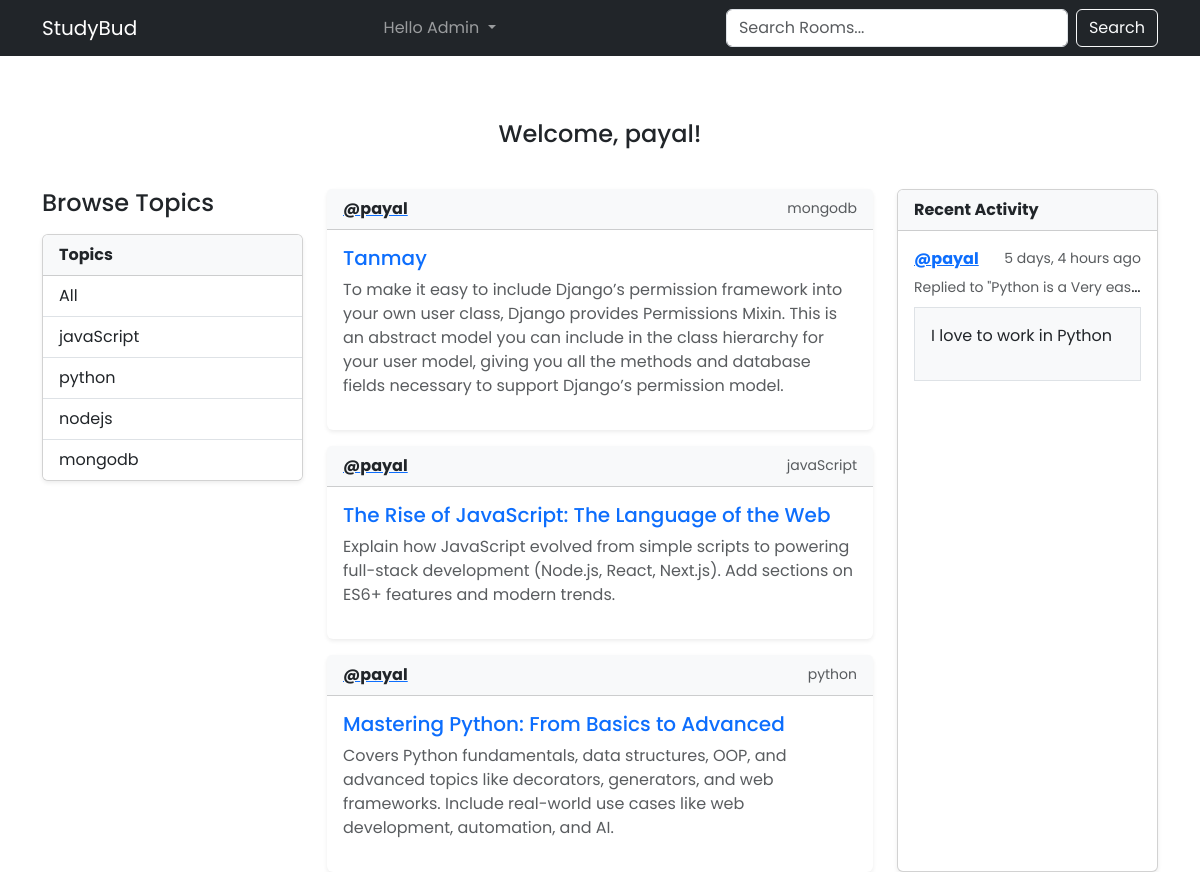
The app's page /profile/3/ (signed in) with its own data.
### base/models.py (models this page shows, shortened)
class Topic(models.Model):
    name = models.CharField(max_length=200)

class Room(models.Model):
    host = models.ForeignKey(User, on_delete=models.SET_NULL, null=True)
    topic = models.ForeignKey(Topic, on_delete=models.SET_NULL, null=True)
    name = models.CharField(max_length=200)
    description = models.TextField(null=True, blank=True)
    participants = models.ManyToManyField(User, related_name='participants', blank=True)
    updated = models.DateTimeField(auto_now=True)
    created = models.DateTimeField(auto_now_add=True)
    class Meta:
        ordering = ['-updated', '-created']
    def __str__(self):
        return self.name

class Message(models.Model):
    user = models.ForeignKey(User, on_delete=models.CASCADE)
    room = models.ForeignKey(Room, on_delete=models.CASCADE)
    body = models.TextField()
    updated = models.DateTimeField(auto_now=True)
    created = models.DateTimeField(auto_now_add=True)
    class Meta:
        ordering = ['-updated', '-created']
    def __str__(self):
        return self.body[0:50]

### base/views.py (the view)
# urls.py: path('profile/<str:pk>/', views.userProfile, name='profile'),
@login_required(login_url="/login/")
def userProfile(request, pk):
    user = User.objects.get(id=pk)
    rooms = user.room_set.all()
    room_message = user.message_set.all()
    topics = Topic.objects.all()
    context = {'user':user, 'rooms':rooms, 'room_message':room_message, 'topics':topics}
    return render(request, 'base/profile.html', context)

### base/templates/base/profile.html
{% extends 'layout.html' %} {% block content %}
<div class="mb-4">
  <h4 class="text-center py-3">Welcome, {{ user.username }}!</h4>
</div>
<div class="row g-4">
  <div class="col-12 col-lg-3">{% include 'base/topic_component.html' %}</div>
  <div class="col-12 col-lg-6">{% include 'base/feed_component.html' %}</div>
  <div class="col-12 col-lg-3">
    {% include 'base/activity_component.html' %}
  </div>
</div>
{% endblock %}

### templates/navbar.html (shortened to what this page needs)
<nav class="navbar navbar-expand-lg navbar-dark bg-dark">
  <div class="container">
    <a class="navbar-brand" href="{% url 'home' %}">StudyBud</a>
    <div class="collapse navbar-collapse" id="navbarSupportedContent">
      <ul class="navbar-nav mx-auto">
        {% if not request.user.is_authenticated %}
        <li>
          <a class="dropdown-item text-white" href="{% url 'login' %}">Login</a>
        </li>
        {% else %}
        <li class="nav-item dropdown">
          <a
            class="nav-link dropdown-toggle"
            href="#"
            role="button"
            data-bs-toggle="dropdown"
            aria-expanded="false"
          >
            Hello {{ request.user }}
          </a>
            {% endif %}
        </li>
      </ul>
      <form method="GET" class="d-flex" role="search" action="{% url 'home' %}">
        <input
          class="form-control me-2"
          type="text"
          name="q"
          placeholder="Search Rooms..."
          aria-label="Search"
        />
        <button class="btn btn-outline-light" type="submit">Search</button>
      </form>
    </div>
  </div>
</nav>

### base/templates/base/topic_component.html
<h4 class="mb-3">Browse Topics</h4>
<div class="card shadow-sm">
  <div class="card-header bg-light fw-bold">Topics</div>
  <ul class="list-group list-group-flush">
    <li class="list-group-item py-2">
      <a href="{% url 'home' %}" class="d-block text-decoration-none text-dark">
        All
      </a>
    </li>
    {% for topic in topics %}
    <li class="list-group-item py-2">
      <a
        href="{% url 'home' %}?q={{ topic.name }}"
        class="d-block text-decoration-none text-dark"
      >
        {{ topic.name }}
      </a>
    </li>
    {% empty %}
    <li class="list-group-item text-muted">No topics available</li>
    {% endfor %}
  </ul>
</div>

### base/templates/base/feed_component.html (shortened to what this page needs)
<div class="d-flex flex-column gap-3">
  {% for room in rooms %}
  <div class="card shadow-sm border-0">
    <div
      class="card-header bg-light d-flex justify-content-between align-items-center"
    >
      <a href="{% url 'profile' room.host.id %}">
        <span class="fw-bold text-dark">@{{ room.host.username }}</span>
      </a>
      <small class="text-muted">{{ room.topic.name }}</small>
    </div>
    <div class="card-body">
      <h5 class="card-title mb-2">
        <a href="{% url 'room' room.id %}" class="text-decoration-none"
          >{{ room.name }}</a
        >
      </h5>
      <p class="card-text text-muted mb-3">
        {{ room.description|default:"No description provided." }}
      </p>
    </div>
  </div>
  {% empty %}
  <div class="alert alert-warning">No rooms found.</div>
  {% endfor %}
</div>

### base/templates/base/activity_component.html (shortened to what this page needs)
<div class="card shadow-sm h-100">
  <div class="card-header bg-light fw-bold">Recent Activity</div>
  <ul class="list-group list-group-flush">
    {% for message in room_message %}
    <li class="list-group-item d-flex flex-column py-3">
      <div class="d-flex justify-content-between align-items-center mb-1">
        <a href="{% url 'profile' message.user.id %}">
          <span class="fw-bold text-primary">@{{ message.user }}</span>
        </a>
        <small class="text-muted">{{ message.created|timesince }} ago</small>
      </div>
      <div class="text-truncate" title="{{ message.room }}">
        <small class="text-muted">Replied to "{{ message.room }}"</small>
      </div>
      <div class="bg-light p-3 border my-2">
        <p>{{message}}</p>
      </div>
    </li>
    {% empty %}
    <li class="list-group-item text-center text-muted py-3">
      No activity available
    </li>
    {% endfor %}
  </ul>
</div>

### templates/layout.html (style rules this page uses)
* { font-family: "Poppins", sans-serif; }

### records on screen
Topic: name "javaScript"
Topic: name "python"
Topic: name "nodejs"
Topic: name "mongodb"
Room: host.username "payal", topic.name "mongodb", name "Tanmay", description "To make it easy to include Django’s permission framework into your own user class, Django provides Permissions Mixin. This is an abstract model you can include in the class hierarchy for your user model, giving you all the methods and database fields necessary to support Django’s permission model."
Room: host.username "payal", topic.name "javaScript", name "The Rise of JavaScript: The Language of the Web", description "Explain how JavaScript evolved from simple scripts to powering full-stack development (Node.js, React, Next.js). Add sections on ES6+ features and modern trends."
Room: host.username "payal", topic.name "python", name "Mastering Python: From Basics to Advanced", description "Covers Python fundamentals, data structures, OOP, and advanced topics like decorators, generators, and web frameworks. Include real-world use cases like web development, automation, and AI."
Message: user "payal", created "5 days, 4 hours", room "Python is a Very eas…", body "I love to work in Python"

### other values on screen
{{ request.user }} "Admin"
{{ user.username }} "payal"
